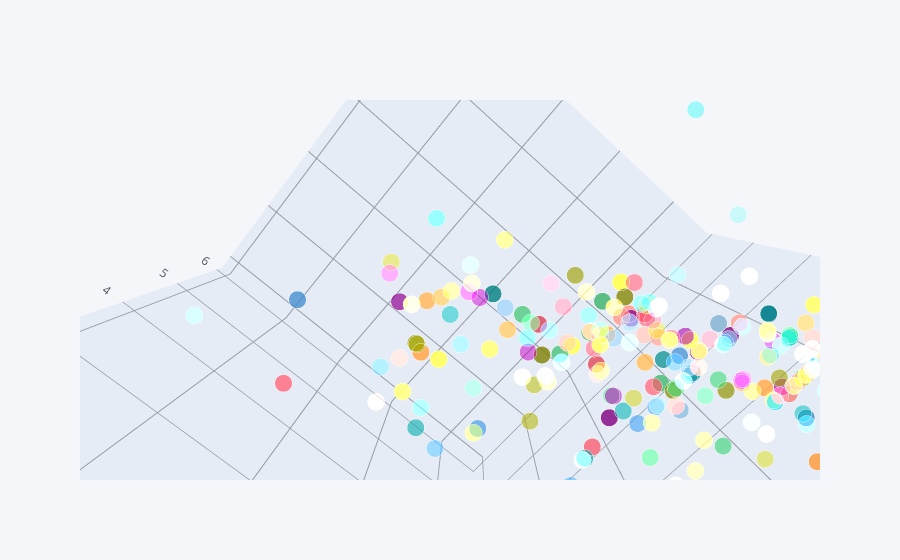

Notebook cell for this chart:
### Code cell
df.iplot(kind = 'scatter3d', x = 'total_bill', y = 'tip', z = 'size')

### Figure 1 — Plotly figure (JSON) as saved in the notebook; plotly's stock layout.template omitted (floating-point values rounded to 4 significant figures; data arrays with more than 128 entries replaced by an {"elided": "..."} marker saying what was removed)
{"data": [{"marker": {"color": {"elided": "244 str values"}, "opacity": 0.8, "size": {"elided": "244 int values"}, "symbol": "circle"}, "mode": "markers", "text": {"elided": "244 str values"}, "type": "scatter3d", "x": {"elided": "244 float values"}, "y": {"elided": "244 float values"}, "z": {"elided": "244 int values"}}], "layout": {"autosize": true, "legend": {"bgcolor": "#F5F6F9", "font": {"color": "#4D5663"}}, "paper_bgcolor": "#F5F6F9", "plot_bgcolor": "#F5F6F9", "scene": {"aspectmode": "auto", "aspectratio": {"x": 1, "y": 1, "z": 1}, "camera": {"center": {"x": 0, "y": 0, "z": 0}, "eye": {"x": -0.1691, "y": 0.09973, "z": -0.826}, "projection": {"type": "perspective"}, "up": {"x": -0.1564, "y": 0.1865, "z": 0.9699}}, "xaxis": {"gridcolor": "#9499A3", "showgrid": true, "tickfont": {"color": "#4D5663"}, "title": {"font": {"color": "#4D5663"}, "text": ""}, "type": "linear", "zerolinecolor": "#9499A3"}, "yaxis": {"gridcolor": "#9499A3", "showgrid": true, "tickfont": {"color": "#4D5663"}, "title": {"font": {"color": "#4D5663"}, "text": ""}, "type": "linear", "zerolinecolor": "#9499A3"}, "zaxis": {"gridcolor": "#9499A3", "showgrid": true, "tickfont": {"color": "#4D5663"}, "title": {"font": {"color": "#4D5663"}, "text": ""}, "type": "linear", "zerolinecolor": "#9499A3"}}, "title": {"font": {"color": "#4D5663"}}}}
